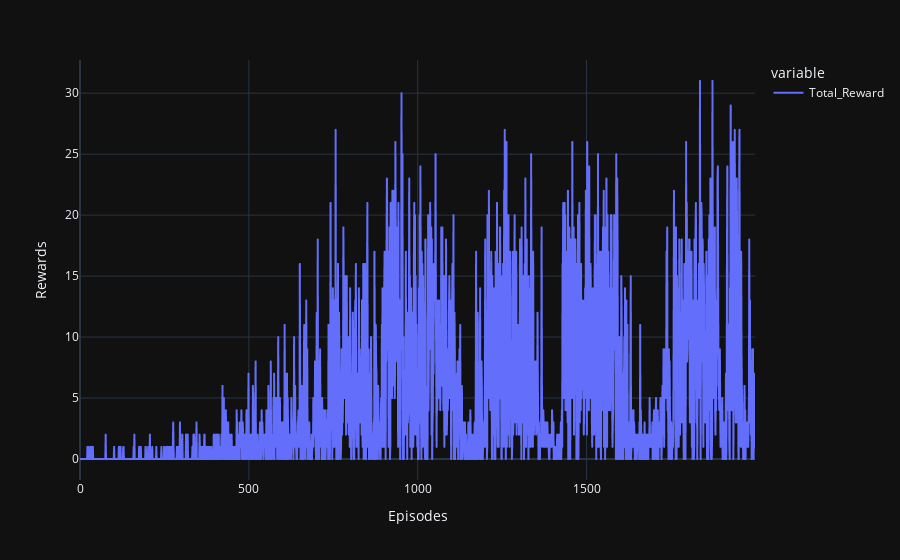

Notebook source saved alongside this figure:
### Code cell
vizualition.rewards_by_episode()

### Figure 1 — Plotly figure (JSON) as saved in the notebook; plotly's stock layout.template omitted (floating-point values rounded to 4 significant figures; data arrays with more than 128 entries replaced by an {"elided": "..."} marker saying what was removed)
{"data": [{"hovertemplate": "variable=Total_Reward<br>index=%{x}<br>value=%{y}<extra></extra>", "legendgroup": "Total_Reward", "line": {"color": "#636efa", "dash": "solid"}, "marker": {"symbol": "circle"}, "mode": "lines", "name": "Total_Reward", "showlegend": true, "x": {"elided": "2000 int values"}, "xaxis": "x", "y": {"elided": "2000 int values"}, "yaxis": "y", "type": "scattergl"}], "layout": {"xaxis": {"anchor": "y", "domain": [0.0, 1.0], "title": {"text": "Episodes"}}, "yaxis": {"anchor": "x", "domain": [0.0, 1.0], "title": {"text": "Rewards"}}, "legend": {"title": {"text": "variable"}, "tracegroupgap": 0}, "margin": {"t": 60}}}
